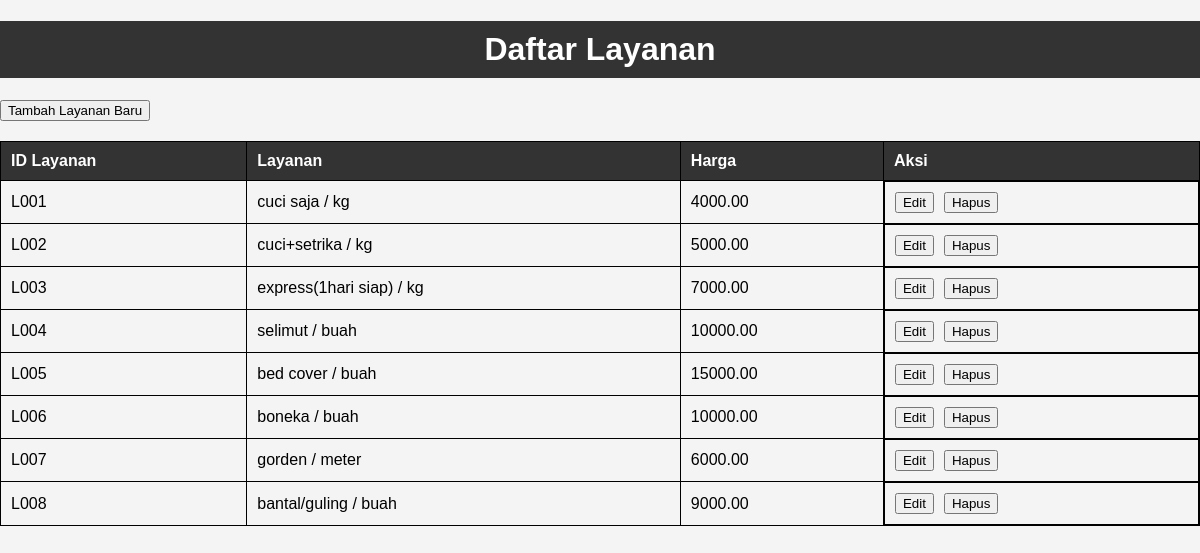
/pages/add_service.php, run on the app's committed database.
### tables this page shows
CREATE TABLE `layanan` (
  `id_layanan` char(4) NOT NULL,
  `layanan` varchar(50) DEFAULT NULL,
  `harga` decimal(10,2) DEFAULT NULL
);

### pages/add_service.php (the view, shortened to what this page needs)
<?php
include __DIR__ . '/../config.php';
$result = $conn->query("SELECT * FROM layanan");
?>
<!DOCTYPE html>
<html lang="en">
<head>
    <link rel="stylesheet" href="../css/style.css">
</head>
<body>
    <h1>Daftar Layanan</h1>
    <button onclick="tampilkanFormTambahLayanan()">Tambah Layanan Baru</button>
    <table id="layanan-table">
        <tr>
            <th>ID Layanan</th>
            <th>Layanan</th>
            <th>Harga</th>
            <th>Aksi</th>
        </tr>
        <?php while($row = $result->fetch_assoc()): ?>
        <tr id="row-<?php echo $row['id_layanan']; ?>">
            <td><?php echo $row['id_layanan']; ?></td>
            <td><?php echo $row['layanan']; ?></td>
            <td><?php echo $row['harga']; ?></td>
            <td class="edit-btns">
                <button onclick="editLayanan('<?php echo $row['id_layanan']; ?>')">Edit</button>
                <button onclick="hapusLayanan('<?php echo $row['id_layanan']; ?>')">Hapus</button>
            </td>
        </tr>
        <?php endwhile; ?>
    </table>
</body>
</html>

### css/style.css (style rules this page uses)
body { font-family: Arial, sans-serif; margin: 0; padding: 0; background-color: #f4f4f4; }
h1 { background-color: #333; color: #fff; padding: 10px 0; text-align: center; }
table { width: 100%; border-collapse: collapse; margin: 20px 0; }
table, th, td { border: 1px solid #ddd; padding: 10px; }
th { background-color: #333; color: #fff; }

### pages/add_service.php (style rules this page uses)
table { width: 100%; border-collapse: collapse; margin-bottom: 20px; }
table, th, td { border: 1px solid black; }
th, td { padding: 10px; text-align: left; }
.edit-btns { display: flex; }
.edit-btns button { margin-right: 10px; }

### data on the page
layanan: id_layanan "L001", layanan "cuci saja / kg", harga "4000.00"
layanan: id_layanan "L002", layanan "cuci+setrika / kg", harga "5000.00"
layanan: id_layanan "L003", layanan "express(1hari siap) / kg", harga "7000.00"
layanan: id_layanan "L004", layanan "selimut / buah", harga "10000.00"
layanan: id_layanan "L005", layanan "bed cover / buah", harga "15000.00"
layanan: id_layanan "L006", layanan "boneka / buah", harga "10000.00"
layanan: id_layanan "L007", layanan "gorden / meter", harga "6000.00"
layanan: id_layanan "L008", layanan "bantal/guling / buah", harga "9000.00"
